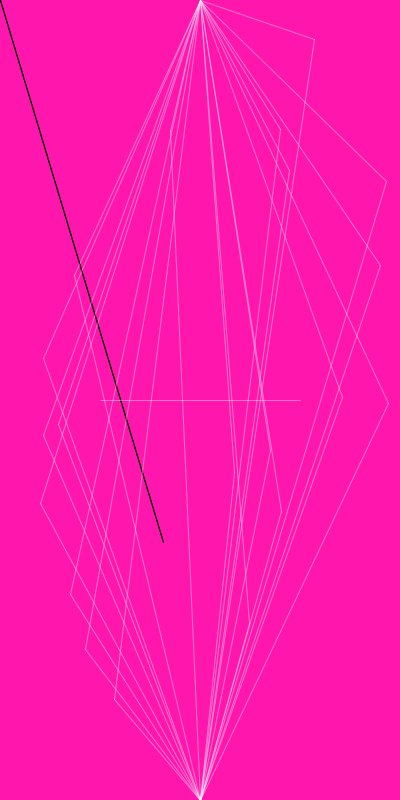
Frame 1 (no input)
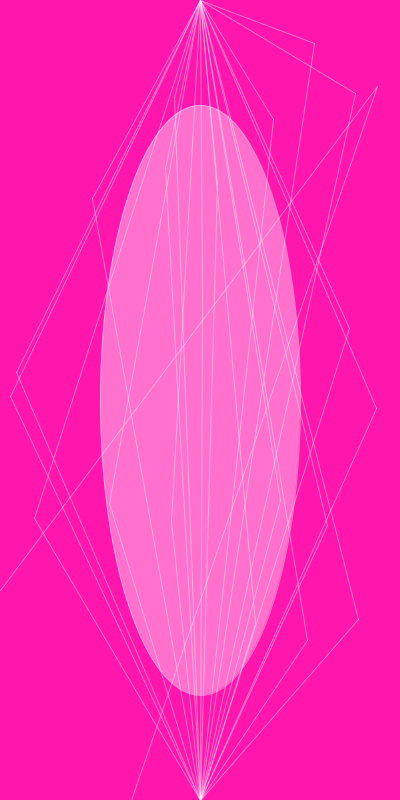
Frame 60 (the mouse pressed at the canvas centre just before this capture)
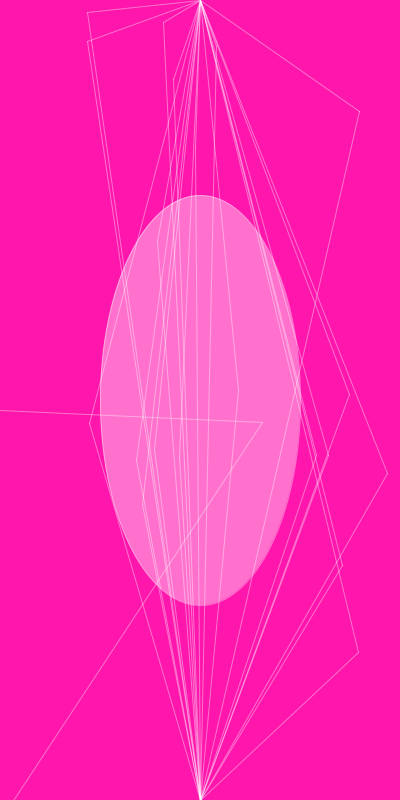
Frame 120 (the mouse held since frame 60 and released just before this capture)

The Processing sketch that drew these frames (run headless with seeded random() and noise(); from frame 60 on, the mouse is pressed at the canvas centre):

// Processing sketch: processing_99586
// ── processing_99586.pde

int x = 0; 
void setup(){size(400,800);}

void wop(){
  fill(255);
  for (int i = 5; i < 800; i = i + 20) {
    if(i<800)
    {
      float q = random(500);
      float w = random(900);
      background(255,22,173,100);
      line(x,y,q,w);
      line(2*x,2*y,q,w);
    }}}
    
    void bop() {size(400,800);
    fill(255,255,255,150);
    for (int i = 5; i<200; i = i +10){
      if (i<200)
      {
        float e= random(400);
        float r = random(800);
        stroke(255,255,255,100);
        strokeWeight(1);
        line(200,0,e,r);
        line(200,800,e,r);
      }}}
    
   int y=0;
int speed=10;
void draw(){
 wop();
 bop();
frameRate(30);
fill(255,255,255,100);
strokeWeight(1);
ellipse(200,400,200,y);
  y=y+speed;
  if((y<10)||(y>=800)){
  speed=speed*-1;
  }
}
